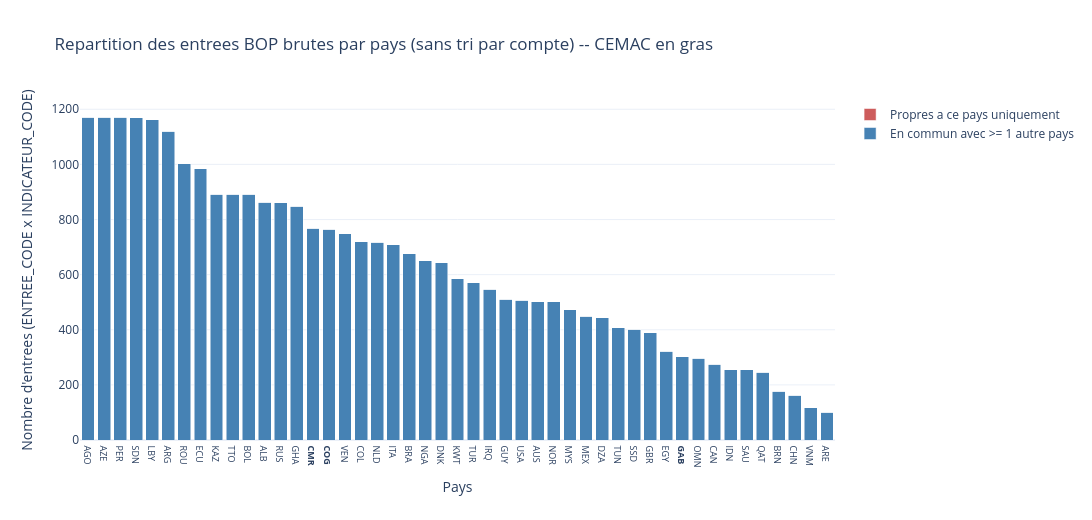

Source (notebook cell):
### Markdown cell above
---
## 14bis-ter. Diagnostic prealable : repartition des entrees BOP brutes par pays

Avant de fixer le seuil de couverture (section suivante) : pour chaque pays, le nombre d'entrees
BOP brutes (`ENTREE_CODE x INDICATEUR_CODE`, sans tri en compte/sous-compte) qu'il a **en commun
avec au moins un autre pays**, vs celles qui lui sont **propres** (rapportees par personne
d'autre). CEMAC en gras.

### Code cell
CEMAC = {'CMR', 'GAB', 'COG', 'TCD', 'CAF', 'GNQ'}

chemin_bop_conso_diag = BASE / 'data' / 'BOP_CONSOLIDE.csv'
bop_brut_diag = pd.read_csv(chemin_bop_conso_diag, low_memory=False)

annees_bop_diag = [c for c in bop_brut_diag.columns if re.fullmatch(r'\d{4}', c)]
bop_brut_diag['CLE_ENTREE'] = bop_brut_diag['ENTREE_CODE'].astype(str) + '__' + bop_brut_diag['INDICATEUR_CODE'].astype(str)
bop_brut_diag['A_UNE_VALEUR'] = bop_brut_diag[annees_bop_diag].notna().any(axis=1)

presence = bop_brut_diag.loc[bop_brut_diag['A_UNE_VALEUR'], ['COUNTRY_CODE', 'CLE_ENTREE']].drop_duplicates()
entrees_par_pays = presence.groupby('COUNTRY_CODE')['CLE_ENTREE'].apply(set).to_dict()

# Pour chaque pays : entrees partagees avec au moins un autre pays, vs entrees propres (uniques
# a ce pays parmi tous les pays extraits).
compte_commun, compte_propre = {}, {}
for pays, entrees in entrees_par_pays.items():
    autres = set().union(*(s for p2, s in entrees_par_pays.items() if p2 != pays))
    compte_commun[pays] = len(entrees & autres)
    compte_propre[pays] = len(entrees - autres)

ordre = sorted(entrees_par_pays, key=lambda p: compte_commun[p] + compte_propre[p], reverse=True)

fig_diag = go.Figure()
fig_diag.add_trace(go.Bar(x=ordre, y=[compte_commun[p] for p in ordre],
                           name='En commun avec >= 1 autre pays', marker_color='steelblue'))
fig_diag.add_trace(go.Bar(x=ordre, y=[compte_propre[p] for p in ordre],
                           name='Propres a ce pays uniquement', marker_color='indianred'))

ticktext = [f"<b>{p}</b>" if p in CEMAC else p for p in ordre]
fig_diag.update_xaxes(tickvals=ordre, ticktext=ticktext, tickfont=dict(size=9))
fig_diag.update_layout(
    barmode='stack', template='plotly_white', height=520, width=1500,
    title="Repartition des entrees BOP brutes par pays (sans tri par compte) -- CEMAC en gras",
    xaxis_title='Pays', yaxis_title="Nombre d'entrees (ENTREE_CODE x INDICATEUR_CODE)",
)
fig_diag.show()

moyenne_commun = sum(compte_commun.values()) / len(compte_commun)
moyenne_totale = sum(compte_commun[p] + compte_propre[p] for p in ordre) / len(ordre)
print(f"{len(entrees_par_pays)} pays. En moyenne {moyenne_commun:.0f} entrees en commun sur "
      f"{moyenne_totale:.0f} entrees totales par pays.")


# Perimetre retenu pour la suite (section 14ter) : pays avec au moins 700 entrees BOP brutes
# au total (commun + propres) -- exclut les pays a l'extraction trop pauvre/incomplete.
SEUIL_TOTAL_ENTREES = 700
totaux_par_pays = {p: compte_commun[p] + compte_propre[p] for p in entrees_par_pays}
PAYS_RETENUS_700 = sorted(p for p, total in totaux_par_pays.items() if total >= SEUIL_TOTAL_ENTREES)

print(f"{len(PAYS_RETENUS_700)}/{len(entrees_par_pays)} pays retenus (>= {SEUIL_TOTAL_ENTREES} entrees) : "
      f"{PAYS_RETENUS_700}")
pays_exclus_700 = sorted(set(entrees_par_pays) - set(PAYS_RETENUS_700))
if pays_exclus_700:
    print(f"{len(pays_exclus_700)} pays exclus (< {SEUIL_TOTAL_ENTREES} entrees) : {pays_exclus_700}")

### Figure 1 — Plotly figure (JSON) as saved in the notebook; plotly's stock layout.template omitted (floating-point values rounded to 4 significant figures)
{"data": [{"marker": {"color": "steelblue"}, "name": "En commun avec >= 1 autre pays", "type": "bar", "x": ["AGO", "AZE", "PER", "SDN", "LBY", "ARG", "ROU", "ECU", "KAZ", "TTO", "BOL", "ALB", "RUS", "GHA", "CMR", "COG", "VEN", "COL", "NLD", "ITA", "BRA", "NGA", "DNK", "KWT", "TUR", "IRQ", "GUY", "USA", "AUS", "NOR", "MYS", "MEX", "DZA", "TUN", "SSD", "GBR", "EGY", "GAB", "OMN", "CAN", "IDN", "SAU", "QAT", "BRN", "CHN", "VNM", "ARE"], "y": [1172, 1171, 1171, 1170, 1162, 1120, 1002, 984, 892, 892, 891, 863, 860, 848, 768, 764, 749, 720, 717, 709, 676, 650, 644, 585, 570, 547, 511, 508, 501, 501, 472, 449, 444, 408, 402, 390, 322, 302, 297, 274, 255, 255, 246, 177, 162, 117, 101]}, {"marker": {"color": "indianred"}, "name": "Propres a ce pays uniquement", "type": "bar", "x": ["AGO", "AZE", "PER", "SDN", "LBY", "ARG", "ROU", "ECU", "KAZ", "TTO", "BOL", "ALB", "RUS", "GHA", "CMR", "COG", "VEN", "COL", "NLD", "ITA", "BRA", "NGA", "DNK", "KWT", "TUR", "IRQ", "GUY", "USA", "AUS", "NOR", "MYS", "MEX", "DZA", "TUN", "SSD", "GBR", "EGY", "GAB", "OMN", "CAN", "IDN", "SAU", "QAT", "BRN", "CHN", "VNM", "ARE"], "y": [0, 0, 0, 0, 0, 0, 0, 0, 0, 0, 0, 0, 0, 0, 0, 0, 0, 0, 0, 0, 0, 0, 0, 0, 0, 0, 0, 0, 0, 0, 0, 0, 0, 0, 0, 0, 0, 0, 0, 0, 0, 0, 0, 0, 0, 0, 0]}], "layout": {"barmode": "stack", "height": 520, "title": {"text": "Repartition des entrees BOP brutes par pays (sans tri par compte) -- CEMAC en gras"}, "width": 1500, "xaxis": {"tickfont": {"size": 9}, "ticktext": ["AGO", "AZE", "PER", "SDN", "LBY", "ARG", "ROU", "ECU", "KAZ", "TTO", "BOL", "ALB", "RUS", "GHA", "<b>CMR</b>", "<b>COG</b>", "VEN", "COL", "NLD", "ITA", "BRA", "NGA", "DNK", "KWT", "TUR", "IRQ", "GUY", "USA", "AUS", "NOR", "MYS", "MEX", "DZA", "TUN", "SSD", "GBR", "EGY", "<b>GAB</b>", "OMN", "CAN", "IDN", "SAU", "QAT", "BRN", "CHN", "VNM", "ARE"], "tickvals": ["AGO", "AZE", "PER", "SDN", "LBY", "ARG", "ROU", "ECU", "KAZ", "TTO", "BOL", "ALB", "RUS", "GHA", "CMR", "COG", "VEN", "COL", "NLD", "ITA", "BRA", "NGA", "DNK", "KWT", "TUR", "IRQ", "GUY", "USA", "AUS", "NOR", "MYS", "MEX", "DZA", "TUN", "SSD", "GBR", "EGY", "GAB", "OMN", "CAN", "IDN", "SAU", "QAT", "BRN", "CHN", "VNM", "ARE"], "title": {"text": "Pays"}}, "yaxis": {"title": {"text": "Nombre d'entrees (ENTREE_CODE x INDICATEUR_CODE)"}}}}
